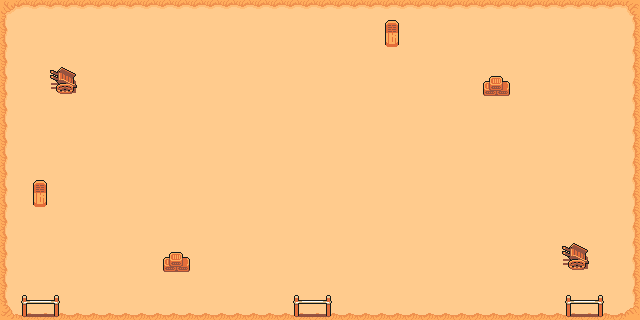

This is a level from a 2D game, rendered from its Tiled map with the project's own tilesets. A one-line summary and the complete map file follow:
An orthogonal 40x20 tile map with 16x16 px tiles, 2 tile layers (Piso, Deco), 2 tilesets and 13 objects (2x L1, 2x Esqueleto, 2x Samurai, 2x Caballero, P4, ...).

<map version="1.10" tiledversion="1.12.2" orientation="orthogonal" renderorder="right-down" width="40" height="20" tilewidth="16" tileheight="16" infinite="0" nextlayerid="5" nextobjectid="22">
 <editorsettings>
  <export target="arena1.lua" format="lua" />
 </editorsettings>
 <tileset firstgid="1" name="TilesetPisos" tilewidth="16" tileheight="16" tilecount="572" columns="22">
  <image source="TilesetPisos.png" width="352" height="417" />
 </tileset>
 <tileset firstgid="573" name="TilesetDeco" tilewidth="16" tileheight="16" tilecount="240" columns="16">
  <image source="TilesetDeco.png" width="256" height="240" />
 </tileset>
 <layer id="1" name="Piso" width="40" height="20">
  <data encoding="csv">
1,2,2,2,2,2,2,2,2,2,2,2,2,2,2,2,2,2,2,2,2,2,2,2,2,2,2,2,2,2,2,2,2,2,2,2,2,2,2,3,
23,24,24,24,24,24,24,24,24,24,24,24,24,24,24,24,24,24,24,24,24,24,24,24,24,24,24,24,24,24,24,24,24,24,24,24,24,24,24,25,
23,24,24,24,24,24,24,24,24,24,24,24,24,24,24,24,24,24,24,24,24,24,24,24,24,24,24,24,24,24,24,24,24,24,24,24,24,24,24,25,
23,24,24,24,24,24,24,24,24,24,24,24,24,24,24,24,24,24,24,24,24,24,24,24,24,24,24,24,24,24,24,24,24,24,24,24,24,24,24,25,
23,24,24,24,24,24,24,24,24,24,24,24,24,24,24,24,24,24,24,24,24,24,24,24,24,24,24,24,24,24,24,24,24,24,24,24,24,24,24,25,
23,24,24,24,24,24,24,24,24,24,24,24,24,24,24,24,24,24,24,24,24,24,24,24,24,24,24,24,24,24,24,24,24,24,24,24,24,24,24,25,
23,24,24,24,24,24,24,24,24,24,24,24,24,24,24,24,24,24,24,24,24,24,24,24,24,24,24,24,24,24,24,24,24,24,24,24,24,24,24,25,
23,24,24,24,24,24,24,24,24,24,24,24,24,24,24,24,24,24,24,24,24,24,24,24,24,24,24,24,24,24,24,24,24,24,24,24,24,24,24,25,
23,24,24,24,24,24,24,24,24,24,24,24,24,24,24,24,24,24,24,24,24,24,24,24,24,24,24,24,24,24,24,24,24,24,24,24,24,24,24,25,
23,24,24,24,24,24,24,24,24,24,24,24,24,24,24,24,24,24,24,24,24,24,24,24,24,24,24,24,24,24,24,24,24,24,24,24,24,24,24,25,
23,24,24,24,24,24,24,24,24,24,24,24,24,24,24,24,24,24,24,24,24,24,24,24,24,24,24,24,24,24,24,24,24,24,24,24,24,24,24,25,
23,24,24,24,24,24,24,24,24,24,24,24,24,24,24,24,24,24,24,24,24,24,24,24,24,24,24,24,24,24,24,24,24,24,24,24,24,24,24,25,
23,24,24,24,24,24,24,24,24,24,24,24,24,24,24,24,24,24,24,24,24,24,24,24,24,24,24,24,24,24,24,24,24,24,24,24,24,24,24,25,
23,24,24,24,24,24,24,24,24,24,24,24,24,24,24,24,24,24,24,24,24,24,24,24,24,24,24,24,24,24,24,24,24,24,24,24,24,24,24,25,
23,24,24,24,24,24,24,24,24,24,24,24,24,24,24,24,24,24,24,24,24,24,24,24,24,24,24,24,24,24,24,24,24,24,24,24,24,24,24,25,
23,24,24,24,24,24,24,24,24,24,24,24,24,24,24,24,24,24,24,24,24,24,24,24,24,24,24,24,24,24,24,24,24,24,24,24,24,24,24,25,
23,24,24,24,24,24,24,24,24,24,24,24,24,24,24,24,24,24,24,24,24,24,24,24,24,24,24,24,24,24,24,24,24,24,24,24,24,24,24,25,
23,24,24,24,24,24,24,24,24,24,24,24,24,24,24,24,24,24,24,24,24,24,24,24,24,24,24,24,24,24,24,24,24,24,24,24,24,24,24,25,
23,24,24,24,24,24,24,24,24,24,24,24,24,24,24,24,24,24,24,24,24,24,24,24,24,24,24,24,24,24,24,24,24,24,24,24,24,24,24,25,
45,46,46,46,46,46,46,46,46,46,46,46,46,46,46,46,46,46,46,46,46,46,46,46,46,46,46,46,46,46,46,46,46,46,46,46,46,46,46,47
</data>
 </layer>
 <layer id="2" name="Deco" width="40" height="20">
  <data encoding="csv">
0,0,0,0,0,0,0,0,0,0,0,0,0,0,0,0,0,0,0,0,0,0,0,0,0,0,0,0,0,0,0,0,0,0,0,0,0,0,0,0,
0,0,0,0,0,0,0,0,0,0,0,0,0,0,0,0,0,0,0,0,0,0,0,0,654,0,0,0,0,0,0,0,0,0,0,0,0,0,0,0,
0,0,0,0,0,0,0,0,0,0,0,0,0,0,0,0,0,0,0,0,0,0,0,0,670,0,0,0,0,0,0,0,0,0,0,0,0,0,0,0,
0,0,0,0,0,0,0,0,0,0,0,0,0,0,0,0,0,0,0,0,0,0,0,0,0,0,0,0,0,0,0,0,0,0,0,0,0,0,0,0,
0,0,0,621,622,0,0,0,0,0,0,0,0,0,0,0,0,0,0,0,0,0,0,0,0,0,0,0,0,0,625,626,0,0,0,0,0,0,0,0,
0,0,0,637,638,0,0,0,0,0,0,0,0,0,0,0,0,0,0,0,0,0,0,0,0,0,0,0,0,0,641,642,0,0,0,0,0,0,0,0,
0,0,0,0,0,0,0,0,0,0,0,0,0,0,0,0,0,0,0,0,0,0,0,0,0,0,0,0,0,0,0,0,0,0,0,0,0,0,0,0,
0,0,0,0,0,0,0,0,0,0,0,0,0,0,0,0,0,0,0,0,0,0,0,0,0,0,0,0,0,0,0,0,0,0,0,0,0,0,0,0,
0,0,0,0,0,0,0,0,0,0,0,0,0,0,0,0,0,0,0,0,0,0,0,0,0,0,0,0,0,0,0,0,0,0,0,0,0,0,0,0,
0,0,0,0,0,0,0,0,0,0,0,0,0,0,0,0,0,0,0,0,0,0,0,0,0,0,0,0,0,0,0,0,0,0,0,0,0,0,0,0,
0,0,0,0,0,0,0,0,0,0,0,0,0,0,0,0,0,0,0,0,0,0,0,0,0,0,0,0,0,0,0,0,0,0,0,0,0,0,0,0,
0,0,654,0,0,0,0,0,0,0,0,0,0,0,0,0,0,0,0,0,0,0,0,0,0,0,0,0,0,0,0,0,0,0,0,0,0,0,0,0,
0,0,670,0,0,0,0,0,0,0,0,0,0,0,0,0,0,0,0,0,0,0,0,0,0,0,0,0,0,0,0,0,0,0,0,0,0,0,0,0,
0,0,0,0,0,0,0,0,0,0,0,0,0,0,0,0,0,0,0,0,0,0,0,0,0,0,0,0,0,0,0,0,0,0,0,0,0,0,0,0,
0,0,0,0,0,0,0,0,0,0,0,0,0,0,0,0,0,0,0,0,0,0,0,0,0,0,0,0,0,0,0,0,0,0,0,0,0,0,0,0,
0,0,0,0,0,0,0,0,0,0,625,626,0,0,0,0,0,0,0,0,0,0,0,0,0,0,0,0,0,0,0,0,0,0,0,621,622,0,0,0,
0,0,0,0,0,0,0,0,0,0,641,642,0,0,0,0,0,0,0,0,0,0,0,0,0,0,0,0,0,0,0,0,0,0,0,637,638,0,0,0,
0,0,0,0,0,0,0,0,0,0,0,0,0,0,0,0,0,0,0,0,0,0,0,0,0,0,0,0,0,0,0,0,0,0,0,0,0,0,0,0,
0,616,617,618,0,0,0,0,0,0,0,0,0,0,0,0,0,0,616,617,618,0,0,0,0,0,0,0,0,0,0,0,0,0,0,616,617,618,0,0,
0,632,633,634,0,0,0,0,0,0,0,0,0,0,0,0,0,0,632,633,634,0,0,0,0,0,0,0,0,0,0,0,0,0,0,632,633,634,0,0
</data>
 </layer>
 <objectgroup id="3" name="Paredes">
  <object id="3" name="P4" x="0" y="0" width="6" height="320" />
  <object id="6" name="P3" x="0" y="314" width="640" height="6" />
  <object id="8" name="P2" x="0" y="0" width="640" height="6" />
  <object id="9" name="P1" x="634" y="0" width="6" height="320" />
  <object id="10" name="L1" x="32" y="192" width="16" height="16" />
  <object id="12" name="B1" x="160" y="260" width="32" height="10" />
  <object id="13" name="L1" x="384" y="32" width="16" height="16" />
 </objectgroup>
 <objectgroup id="4" name="Generadores">
  <object id="14" name="Esqueleto" x="160" y="80" />
  <object id="15" name="Samurai" x="160" y="160" />
  <object id="16" name="Esqueleto" x="352" y="224" />
  <object id="17" name="Samurai" x="304" y="112" />
  <object id="18" name="Caballero" x="496" y="128" />
  <object id="19" name="Caballero" x="464" y="256" />
 </objectgroup>
</map>
